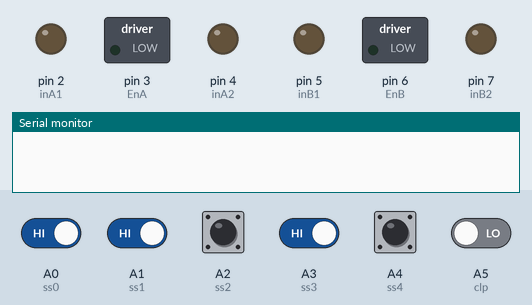
Simulated run of this sketch. Board: Arduino Uno, built with avr-gcc and run on an emulated ATmega328P. Parts: switched loads named in the sketch (green lamp = pin HIGH), output pins drawn as LEDs (lit = HIGH), the last lines printed to the serial monitor. Inputs (shaded band) come from the test bench; at power-on: A0 (ss0), A1 (ss1), A2 (ss2), A3 (ss3), A4 (ss4) HIGH, A5 (clp) LOW.

Above: at 1.2 s.
1.3 s: A5 (clp) driven HIGH
At 2.5 s:
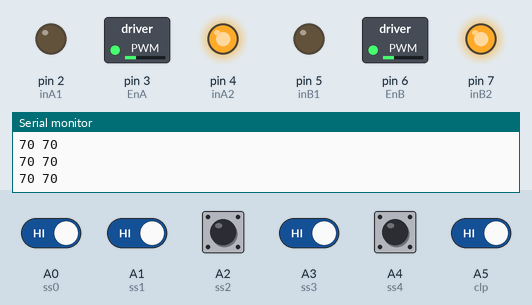
2.8 s: A0 (ss0) driven LOW
At 3.3 s:
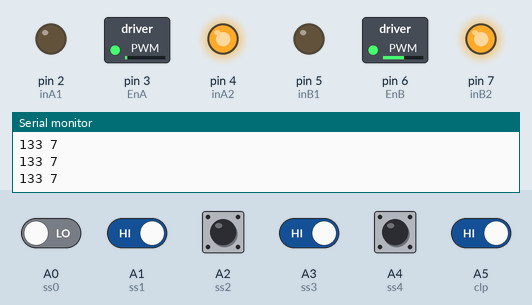
4.3 s: A1 (ss1) driven LOW
At 5.4 s:
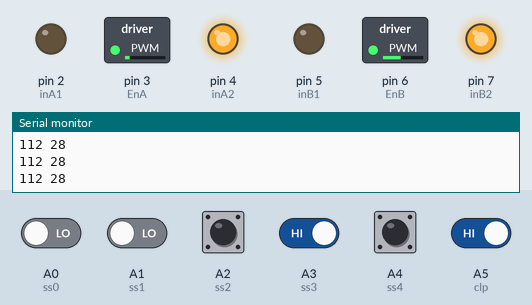
5.8 s: A3 (ss3) driven LOW
At 6.7 s:
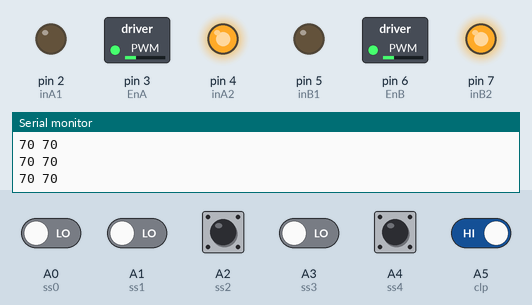
7.3 s: A3 (ss3) driven HIGH
At 7.7 s:
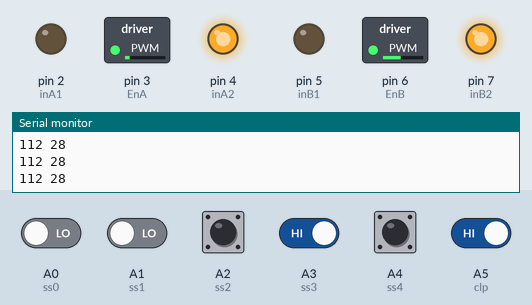
10.3 s: A1 (ss1) driven HIGH
At 11.3 s:
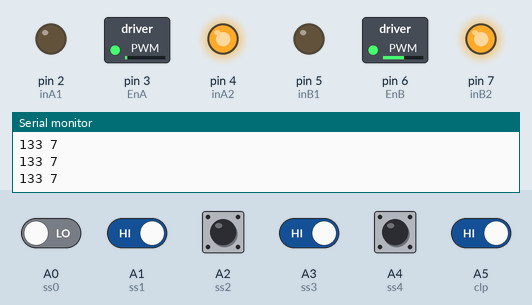
Timing chart, 0 to 12.8 s (numbered marks = the images above; inputs shaded):
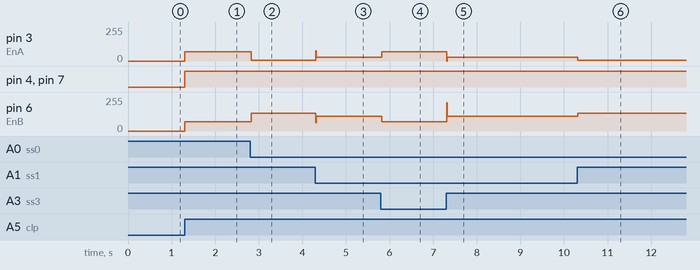

The sketch:

xe_do_line_pid.ino
```cpp
////////// XE DO LINE - IR - PID //////////

#define ss0 A0
#define ss1 A1
#define ss2 A2
#define ss3 A3
#define ss4 A4

#define inA1 2
#define inA2 4
#define inB1 5
#define inB2 7

#define EnA 3
#define EnB 6

#define clp A5  //Cong tac hanh trinh

float P;
float error;
float I, D;
float previous_error = 0;
float PID_value;

int sensor[5];
int initial_motor_speed = 70;
boolean start = false;

long long T1 = 0;
int SoNgach = 0;

void setup()
{
  // put your setup code here, to run once:
  pinMode(ss0, INPUT);
  pinMode(ss1, INPUT);
  pinMode(ss2, INPUT);
  pinMode(ss3, INPUT);
  pinMode(ss4, INPUT);
  pinMode(clp, INPUT);

  pinMode(inA1, OUTPUT);
  pinMode(inA2, OUTPUT);
  pinMode(inB1, OUTPUT);
  pinMode(inB2, OUTPUT);

  Serial.begin(9600);

  I = 0;  D = 0;  P = 0;  error = 0;
}

void loop()
{
  // put your main code here, to run repeatedly:
  if (digitalRead(clp) == 1)
    start = true;

    read_sensor_values();
    calculate_pid();
  if (start == true)
  {
    motor_control();
  }
}

void read_sensor_values()
{
//  sensor[0] = digitalRead(ss0);
//  sensor[1] = digitalRead(ss1);
//  sensor[2] = digitalRead(ss2);
//  sensor[3] = digitalRead(ss3);
//  sensor[4] = digitalRead(ss4);

  if (digitalRead(ss0) == 0)    sensor[0] = 1;  else    sensor[0] = 0;
  if (digitalRead(ss1) == 0)    sensor[1] = 1;  else    sensor[1] = 0;
  if (digitalRead(ss2) == 0)    sensor[2] = 1;  else    sensor[2] = 0;
  if (digitalRead(ss3) == 0)    sensor[3] = 1;  else    sensor[3] = 0;
  if (digitalRead(ss4) == 0)    sensor[4] = 1;  else    sensor[4] = 0;

//  for(int i=0;i<5;i++)
//  Serial.print(sensor[i]);
//  Serial.println(" ");
// debug code

  // khi ở trên đường
  if ((sensor[0] == 0) && (sensor[1] == 0) && (sensor[2] == 1) && (sensor[3] == 0) && (sensor[4] == 0))    error = 0; //0

  else if ((sensor[0] == 0) && (sensor[1] == 0) && (sensor[2] == 0) && (sensor[3] == 1) && (sensor[4] == 1))    error = 4; //4
  else if ((sensor[0] == 0) && (sensor[1] == 0) && (sensor[2] == 0) && (sensor[3] == 1) && (sensor[4] == 0))    error = 2; //2
  else if ((sensor[0] == 0) && (sensor[1] == 0) && (sensor[2] == 1) && (sensor[3] == 1) && (sensor[4] == 0))    error = 1; //1


  else if ((sensor[0] == 0) && (sensor[1] == 1) && (sensor[2] == 1) && (sensor[3] == 0) && (sensor[4] == 0))    error = -1; //-1
  else if ((sensor[0] == 0) && (sensor[1] == 1) && (sensor[2] == 0) && (sensor[3] == 0) && (sensor[4] == 0))    error = -2; //-2
  else if ((sensor[0] == 1) && (sensor[1] == 1) && (sensor[2] == 0) && (sensor[3] == 0) && (sensor[4] == 0))    error = -4; //-4


  else if ((sensor[0] == 0) && (sensor[1] == 0) && (sensor[2] == 0) && (sensor[3] == 0) && (sensor[4] == 1))    error = 6; //6
  else if ((sensor[0] == 1) && (sensor[1] == 0) && (sensor[2] == 0) && (sensor[3] == 0) && (sensor[4] == 0))    error = -6; //-6

  // khi cham 1 bong den cuoi
  else if ((sensor[0] == 1) && (sensor[1] == 1) && (sensor[2] == 1) && (sensor[3] == 1) && (sensor[4] == 0))    error = 0;
  else if ((sensor[0] == 0) && (sensor[1] == 1) && (sensor[2] == 1) && (sensor[3] == 1) && (sensor[4] == 1))    error = 0;
  else if ((sensor[0] == 0) && (sensor[1] == 0) && (sensor[2] == 0) && (sensor[3] == 0) && (sensor[4] == 0))    error = 0; //moi them: error=0:


  else if ((sensor[0] == 0) && (sensor[1] == 0) && (sensor[2] == 1) && (sensor[3] == 1) && (sensor[4] == 1))    error = 4; //4
  else if ((sensor[0] == 0) && (sensor[1] == 0) && (sensor[2] == 1) && (sensor[3] == 1) && (sensor[4] == 0))    error = 2; //2
  else if ((sensor[0] == 0) && (sensor[1] == 0) && (sensor[2] == 1) && (sensor[3] == 1) && (sensor[4] == 0))    error = 1; //1
  else if ((sensor[0] == 0) && (sensor[1] == 1) && (sensor[2] == 1) && (sensor[3] == 0) && (sensor[4] == 0))    error = -1; //-1
  else if ((sensor[0] == 0) && (sensor[1] == 1) && (sensor[2] == 1) && (sensor[3] == 0) && (sensor[4] == 0))    error = -2; //-2
  else if ((sensor[0] == 1) && (sensor[1] == 1) && (sensor[2] == 1) && (sensor[3] == 0) && (sensor[4] == 0))    error = -4; //-4

  else if ((sensor[0] == 0) && (sensor[1] == 0) && (sensor[2] == 1) && (sensor[3] == 0) && (sensor[4] == 1))    error = 6; //6
  else if ((sensor[0] == 1) && (sensor[1] == 0) && (sensor[2] == 1) && (sensor[3] == 0) && (sensor[4] == 0))    error = -6; //-6
  else error = 0 ;

}

void calculate_pid()
{
  float Kp = 10.5, Kd = 0.25, Ki = 0;

  float P, I, D;
  float SamplingTime = 0.01;
  error = 0 - error;
  P = error * Kp;
  I += Ki * error * SamplingTime;
  D = (Kd * (error - previous_error)) / SamplingTime;
  PID_value = P + I + D;
  previous_error = error;
//  Serial.print("error = " + String(error)); // debug
//  Serial.print("  ,PID = " + String(PID_value));
//  Serial.println("  ,SoNgach = " + String(SoNgach));

}

void motor_control()
{
  // Calculating the effective motor speed:
  int left_motor_speed  = initial_motor_speed + PID_value;
  int right_motor_speed = initial_motor_speed - PID_value;
//  Serial.print("PID= ");  Serial.println(PID_value);
  Serial.print(left_motor_speed);
  Serial.print(" ");
  Serial.println(right_motor_speed);

  // The motor speed should not exceed the max PWM value
  //// Mới thêm //////////////////////////
  if (left_motor_speed > 255)
    left_motor_speed = 255;
  else if (left_motor_speed < 0)
    left_motor_speed = 0;

  if (right_motor_speed > 255)
    right_motor_speed = 255;
  else if (right_motor_speed < 0 )
    right_motor_speed = 0;
  //// Kết thúc mới thêm//////////////////

  analogWrite(EnB, left_motor_speed); //Left Motor Speed
  analogWrite(EnA, right_motor_speed); //Right Motor Speed

  digitalWrite(inA1, LOW);
  digitalWrite(inA2, HIGH);
  digitalWrite(inB1, LOW);
  digitalWrite(inB2, HIGH);
}
```

Measured:
- after the input at 1.3 s, pin 3 (EnA), pin 6 (EnB): 0/255 → 70/255 at once; pin 4 (inA2), pin 7 (inB2): LOW → HIGH at once
- after the input at 2.8 s, pin 3 (EnA): 70/255 → 7/255 at once; pin 6 (EnB): 70/255 → 133/255 at once
- after the input at 4.3 s, pin 3 (EnA): 7/255 → 28/255 at once; pin 6 (EnB): 133/255 → 112/255 at once
- after the input at 5.8 s, pin 3 (EnA): 28/255 → 70/255 at once; pin 6 (EnB): 112/255 → 70/255 at once
- after the input at 7.3 s, pin 3 (EnA): 70/255 → 28/255 at once; pin 6 (EnB): 70/255 → 112/255 at once
- after the input at 10.3 s, pin 3 (EnA): 28/255 → 7/255 at once; pin 6 (EnB): 112/255 → 133/255 at once
